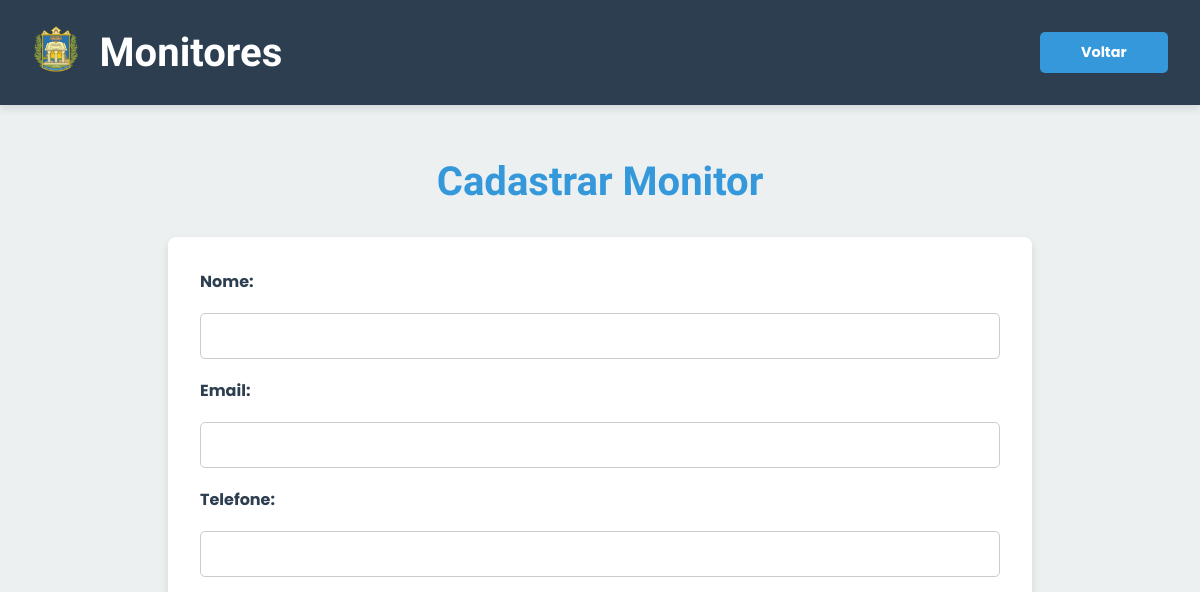
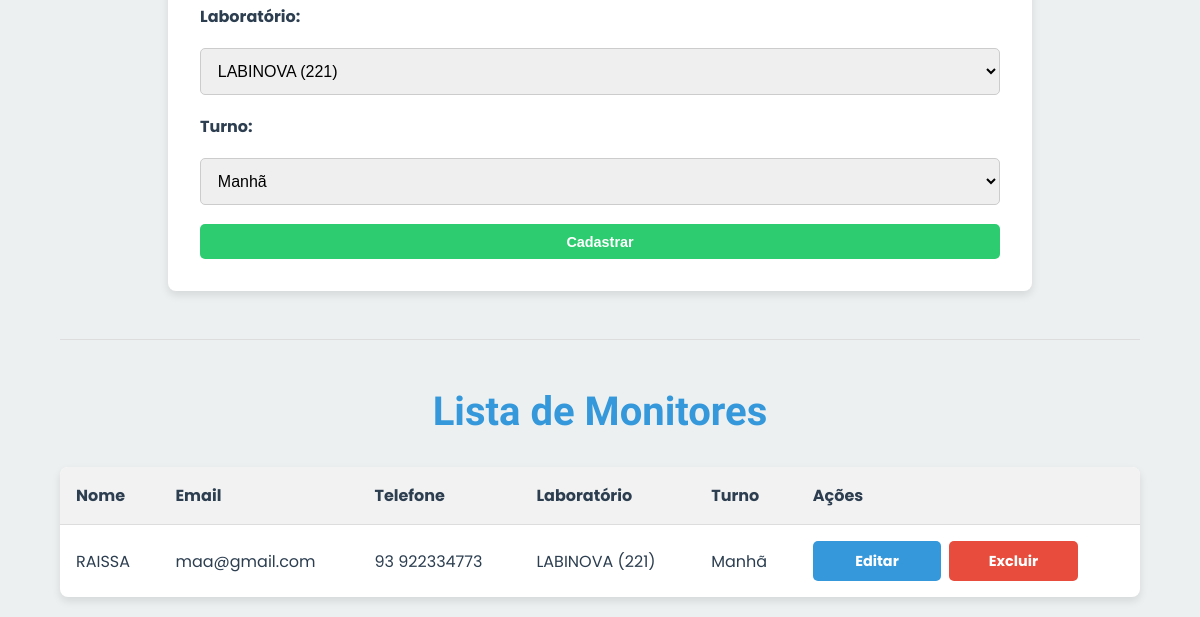
The page /monitores.php (signed in) on the database as committed earlier (2 pictures, top to bottom).
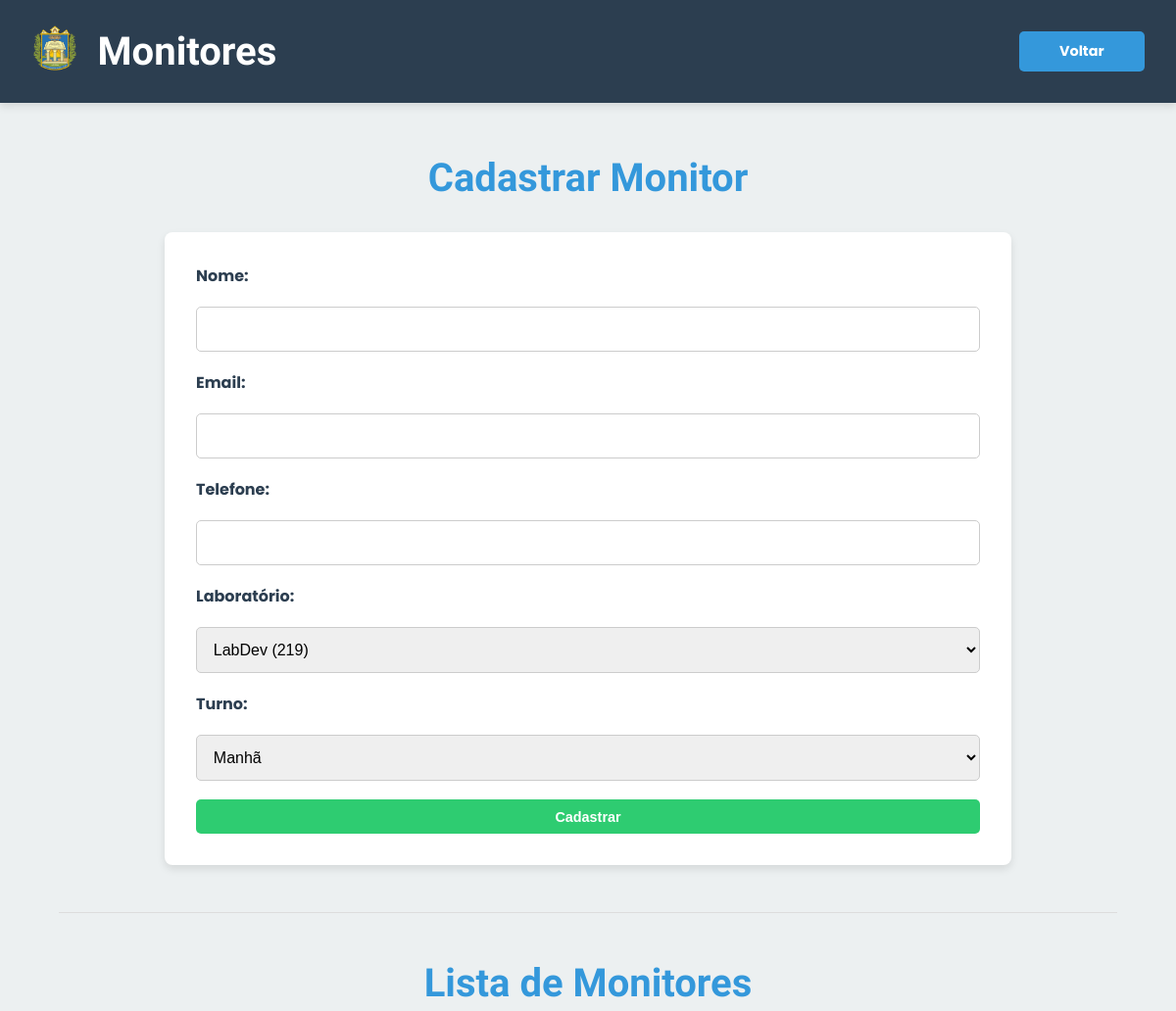
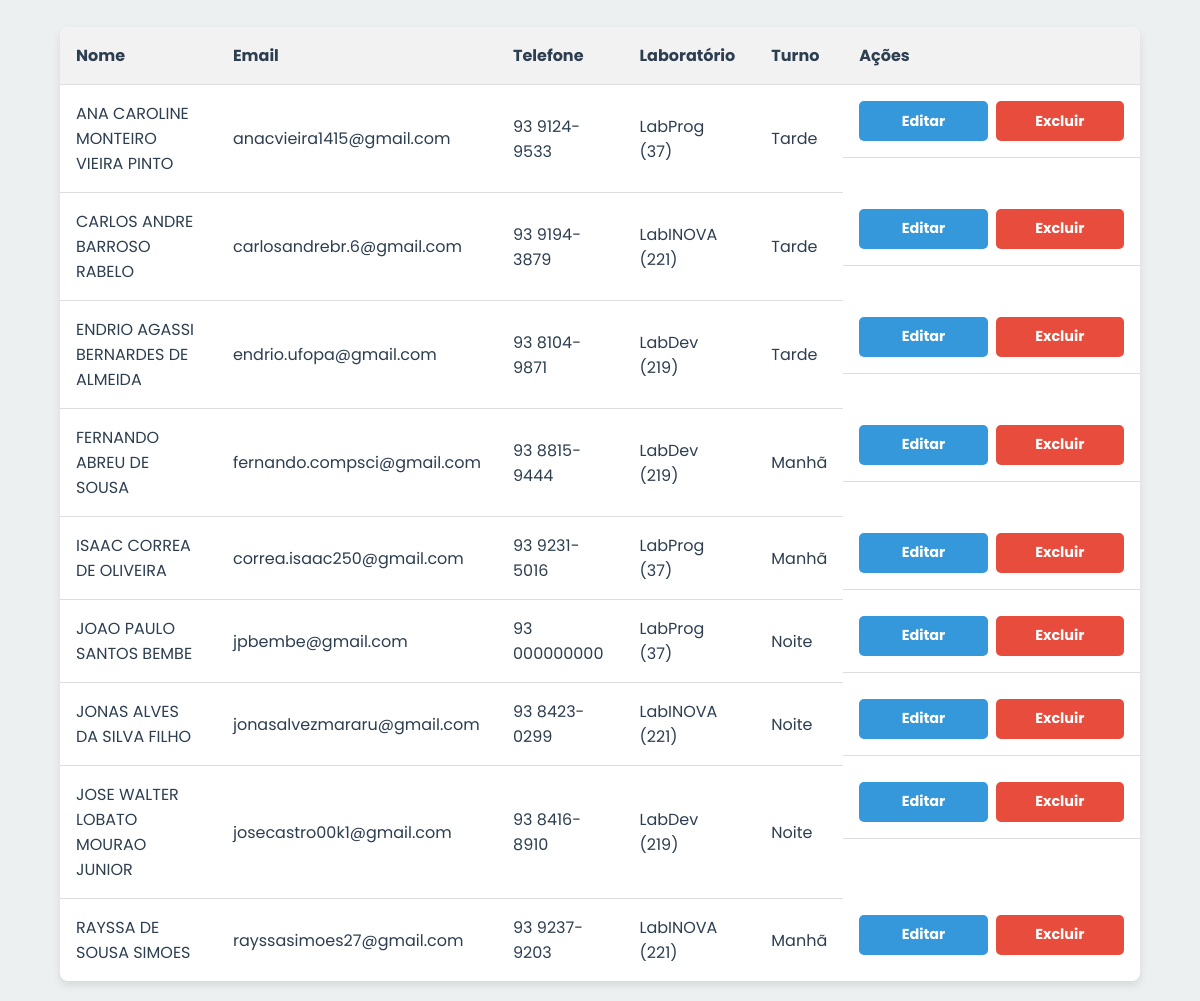
The same page on the database as committed later (2 pictures, top to bottom).
### tables this page shows
CREATE TABLE `monitores` (
  `id` int(11) NOT NULL,
  `nome` varchar(255) NOT NULL,
  `matricula` varchar(255) NOT NULL,
  `turno` varchar(50) NOT NULL,
  `laboratorio_id` int(11) NOT NULL,
  `email` varchar(255) NOT NULL,
  `telefone` varchar(20) DEFAULT NULL
);

CREATE TABLE `laboratorios` (
  `id` int(11) NOT NULL,
  `nome` varchar(100) NOT NULL,
  `capacidade` int(11) DEFAULT NULL,
  `numero` varchar(255) NOT NULL,
  `projetor` tinyint(1) NOT NULL DEFAULT 0,
  `localizacao` varchar(255) DEFAULT NULL,
  `foto_url` varchar(255) DEFAULT NULL
);

### monitores.php (the view, shortened to what this page needs)
<?php
require_once "db.php";
$editando = false;
$monitor_edit = null;
$sql = "SELECT m.*, l.nome AS lab_nome, l.numero
        FROM monitores m
        JOIN laboratorios l ON m.laboratorio_id = l.id
        ORDER BY m.nome";
$monitores = $conexao->query($sql)->fetchAll(PDO::FETCH_ASSOC);
$labs = $conexao->query("SELECT * FROM laboratorios ORDER BY numero")->fetchAll(PDO::FETCH_ASSOC);
?>
<!DOCTYPE html>
<html lang="pt-br">
<head>
  <link rel="stylesheet" href="css/style.css">
  <link rel="stylesheet" href="https://cdnjs.cloudflare.com/ajax/libs/font-awesome/6.4.0/css/all.min.css">
</head>
<body>
  <div class="header">
    <div style="display: flex; align-items: center; gap: 20px;">
        <a href="index.php"><img src="img/logo.png" alt="Logo" style="height: 50px;"></a>
        <h1 style="margin: 0;">Monitores</h1>
    </div>
    <a href="index.php" class="btn">Voltar</a>
  </div>
  <div class="container">
    <h2><?= $editando ? "Editar Monitor" : "Cadastrar Monitor" ?></h2>
    <form method="POST" class="card">
      <label>Nome:</label>
      <input type="text" name="nome" required value="<?= $monitor_edit['nome'] ?? '' ?>">
      <label>Email:</label>
      <input type="email" name="email" required value="<?= $monitor_edit['email'] ?? '' ?>">
      <label>Telefone:</label>
      <input type="text" name="telefone" value="<?= $monitor_edit['telefone'] ?? '' ?>">
      <label>Laboratório:</label>
      <select name="laboratorio_id" required>
        <?php foreach ($labs as $lab):
          $sel = ($monitor_edit && $monitor_edit['laboratorio_id'] == $lab['id']) ? "selected" : ""; ?>
          <option value="<?= $lab['id'] ?>" <?= $sel ?>>
            <?= htmlspecialchars($lab['nome']) ?> (<?= $lab['numero'] ?>)
          </option>
        <?php endforeach; ?>
      </select>
      <label>Turno:</label>
      <select name="turno" required>
        <option value="manhã" <?= (($monitor_edit['turno'] ?? '') === 'manhã') ? "selected" : "" ?>>Manhã</option>
      </select>
      <button type="submit" class="btn"><?= $editando ? "Atualizar" : "Cadastrar" ?></button>
    </form>
    <hr>
    <h2>Lista de Monitores</h2>
    <table>
      <tr>
        <th>Nome</th>
        <th>Email</th>
        <th>Telefone</th>
        <th>Laboratório</th>
        <th>Turno</th>
        <th>Ações</th>
      </tr>
      <?php foreach ($monitores as $m): ?>
        <tr>
          <td><?= htmlspecialchars($m['nome']) ?></td>
          <td><?= htmlspecialchars($m['email']) ?></td>
          <td><?= htmlspecialchars($m['telefone'] ?? '') ?></td>
          <td><?= htmlspecialchars($m['lab_nome']) ?> (<?= $m['numero'] ?>)</td>
          <td><?= ucfirst($m['turno']) ?></td>
          <td>
            <a href="?editar=<?= $m['id'] ?>" class="btn">Editar</a>
            <a href="?excluir=<?= $m['id'] ?>" class="btn btn-danger" onclick="return confirm('Tem certeza que deseja excluir este monitor?')">Excluir</a>
          </td>
        </tr>
      <?php endforeach; ?>
    </table>
  </div>
</body>
</html>

Rows that differ between the two databases and show on the page:
removed monitores: nome "RAISSA", email "maa@gmail.com", telefone "93 922334773", laboratorio.nome "LABINOVA", laboratorio.numero "221", turno "Manhã"
added monitores: nome "ANA CAROLINE MONTEIRO VIEIRA PINTO", email "anacvieira1415@gmail.com", telefone "93 9124-9533", laboratorio.nome "LabProg", laboratorio.numero "37", turno "Tarde"
added monitores: nome "CARLOS ANDRE BARROSO RABELO", email "carlosandrebr.6@gmail.com", telefone "93 9194-3879", laboratorio.nome "LabINOVA", laboratorio.numero "221", turno "Tarde"
added monitores: nome "ENDRIO AGASSI BERNARDES DE ALMEIDA", email "endrio.ufopa@gmail.com", telefone "93 8104-9871", laboratorio.nome "LabDev", laboratorio.numero "219", turno "Tarde"
added monitores: nome "FERNANDO ABREU DE SOUSA", email "fernando.compsci@gmail.com", telefone "93 8815-9444", laboratorio.nome "LabDev", laboratorio.numero "219", turno "Manhã"
added monitores: nome "ISAAC CORREA DE OLIVEIRA", email "correa.isaac250@gmail.com", telefone "93 9231-5016", laboratorio.nome "LabProg", laboratorio.numero "37", turno "Manhã"
added monitores: nome "JOAO PAULO SANTOS BEMBE", email "jpbembe@gmail.com", telefone "93 000000000", laboratorio.nome "LabProg", laboratorio.numero "37", turno "Noite"
added monitores: nome "JONAS ALVES DA SILVA FILHO", email "jonasalvezmararu@gmail.com", telefone "93 8423-0299", laboratorio.nome "LabINOVA", laboratorio.numero "221", turno "Noite"
added monitores: nome "JOSE WALTER LOBATO MOURAO JUNIOR", email "josecastro00k1@gmail.com", telefone "93 8416-8910", laboratorio.nome "LabDev", laboratorio.numero "219", turno "Noite"
added monitores: nome "RAYSSA DE SOUSA SIMOES", email "rayssasimoes27@gmail.com", telefone "93 9237-9203", laboratorio.nome "LabINOVA", laboratorio.numero "221", turno "Manhã"
Other text that changed with them:
form field laboratorio_id: "LABINOVA (221)" → "LabDev (219)"
